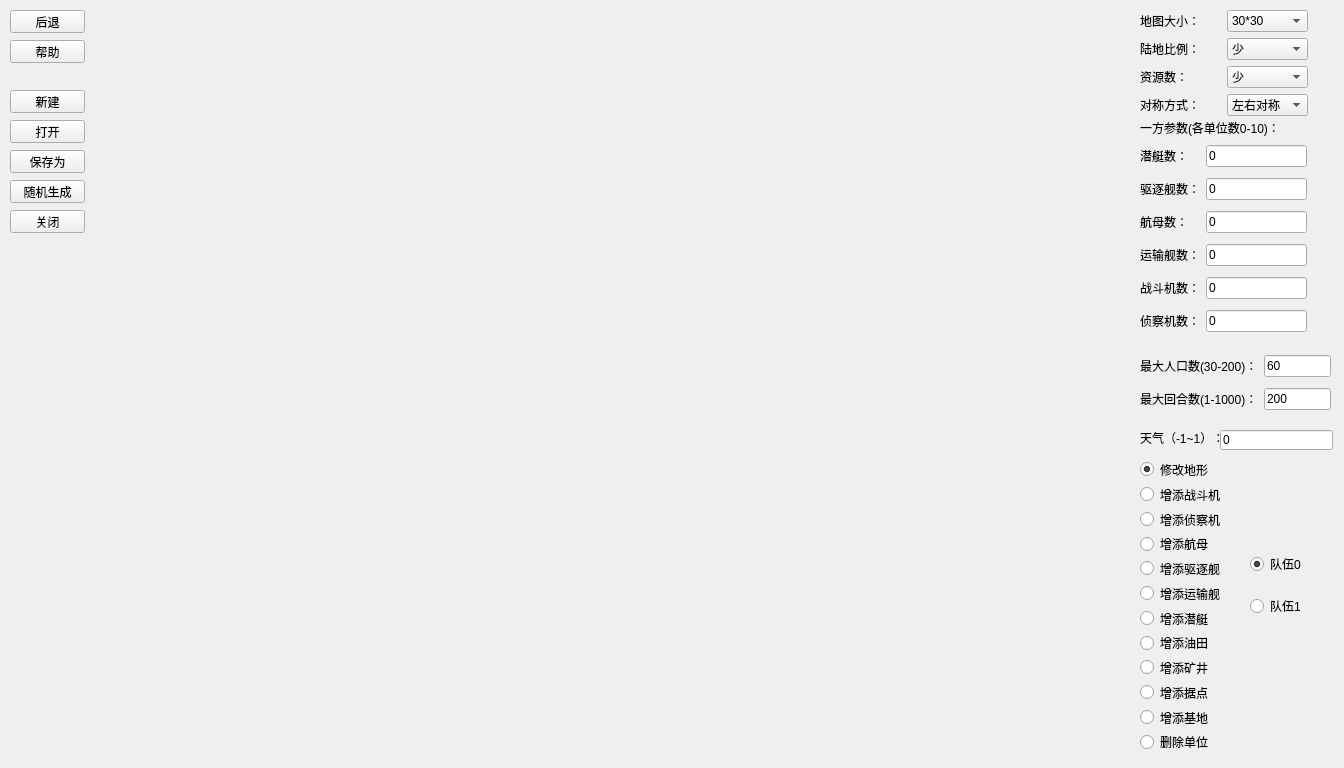
<?xml version="1.0" encoding="UTF-8"?>
<ui version="4.0">
 <class>Mapmaker</class>
 <widget class="QWidget" name="Mapmaker">
  <property name="geometry">
   <rect>
    <x>0</x>
    <y>0</y>
    <width>1344</width>
    <height>768</height>
   </rect>
  </property>
  <property name="windowTitle">
   <string>Form</string>
  </property>
  <widget class="QWidget" name="formLayoutWidget">
   <property name="geometry">
    <rect>
     <x>90</x>
     <y>0</y>
     <width>1031</width>
     <height>771</height>
    </rect>
   </property>
   <layout class="QFormLayout" name="CenterLayout">
    <property name="fieldGrowthPolicy">
     <enum>QFormLayout::AllNonFixedFieldsGrow</enum>
    </property>
    <property name="horizontalSpacing">
     <number>0</number>
    </property>
    <property name="verticalSpacing">
     <number>0</number>
    </property>
    <property name="rightMargin">
     <number>0</number>
    </property>
   </layout>
  </widget>
  <widget class="QWidget" name="layoutWidget">
   <property name="geometry">
    <rect>
     <x>1140</x>
     <y>140</y>
     <width>167</width>
     <height>201</height>
    </rect>
   </property>
   <layout class="QGridLayout" name="gridLayout">
    <item row="4" column="0">
     <widget class="QLabel" name="label_10">
      <property name="styleSheet">
       <string notr="true"/>
      </property>
      <property name="text">
       <string>战斗机数：</string>
      </property>
     </widget>
    </item>
    <item row="2" column="1">
     <widget class="QLineEdit" name="CarrierLineEdit">
      <property name="styleSheet">
       <string notr="true"/>
      </property>
      <property name="text">
       <string>0</string>
      </property>
     </widget>
    </item>
    <item row="4" column="1">
     <widget class="QLineEdit" name="FighterLineEdit">
      <property name="styleSheet">
       <string notr="true"/>
      </property>
      <property name="text">
       <string>0</string>
      </property>
     </widget>
    </item>
    <item row="5" column="0">
     <widget class="QLabel" name="label_11">
      <property name="styleSheet">
       <string notr="true"/>
      </property>
      <property name="text">
       <string>侦察机数：</string>
      </property>
     </widget>
    </item>
    <item row="0" column="0">
     <widget class="QLabel" name="label_5">
      <property name="styleSheet">
       <string notr="true"/>
      </property>
      <property name="text">
       <string>潜艇数：</string>
      </property>
     </widget>
    </item>
    <item row="1" column="1">
     <widget class="QLineEdit" name="DestroyerLineEdit">
      <property name="styleSheet">
       <string notr="true"/>
      </property>
      <property name="text">
       <string>0</string>
      </property>
     </widget>
    </item>
    <item row="3" column="0">
     <widget class="QLabel" name="label_9">
      <property name="styleSheet">
       <string notr="true"/>
      </property>
      <property name="text">
       <string>运输舰数：</string>
      </property>
     </widget>
    </item>
    <item row="2" column="0">
     <widget class="QLabel" name="label_8">
      <property name="styleSheet">
       <string notr="true"/>
      </property>
      <property name="text">
       <string>航母数：</string>
      </property>
     </widget>
    </item>
    <item row="5" column="1">
     <widget class="QLineEdit" name="ScoutLineEdit">
      <property name="autoFillBackground">
       <bool>false</bool>
      </property>
      <property name="styleSheet">
       <string notr="true"/>
      </property>
      <property name="text">
       <string>0</string>
      </property>
     </widget>
    </item>
    <item row="0" column="1">
     <widget class="QLineEdit" name="SubmarineLineEdit">
      <property name="styleSheet">
       <string notr="true"/>
      </property>
      <property name="text">
       <string>0</string>
      </property>
     </widget>
    </item>
    <item row="1" column="0">
     <widget class="QLabel" name="label_7">
      <property name="styleSheet">
       <string notr="true"/>
      </property>
      <property name="text">
       <string>驱逐舰数：</string>
      </property>
     </widget>
    </item>
    <item row="3" column="1">
     <widget class="QLineEdit" name="CargoLineEdit">
      <property name="styleSheet">
       <string notr="true"/>
      </property>
      <property name="text">
       <string>0</string>
      </property>
     </widget>
    </item>
   </layout>
  </widget>
  <widget class="QWidget" name="layoutWidget">
   <property name="geometry">
    <rect>
     <x>1140</x>
     <y>10</y>
     <width>168</width>
     <height>108</height>
    </rect>
   </property>
   <layout class="QGridLayout" name="gridLayout_2">
    <item row="0" column="0">
     <widget class="QLabel" name="label_2">
      <property name="styleSheet">
       <string notr="true"/>
      </property>
      <property name="text">
       <string>地图大小：</string>
      </property>
     </widget>
    </item>
    <item row="0" column="1">
     <widget class="QComboBox" name="SizeCombo">
      <property name="styleSheet">
       <string notr="true"/>
      </property>
      <item>
       <property name="text">
        <string>30*30</string>
       </property>
      </item>
      <item>
       <property name="text">
        <string>40*40</string>
       </property>
      </item>
      <item>
       <property name="text">
        <string>50*50</string>
       </property>
      </item>
      <item>
       <property name="text">
        <string>60*60</string>
       </property>
      </item>
      <item>
       <property name="text">
        <string>70*70</string>
       </property>
      </item>
      <item>
       <property name="text">
        <string>80*80</string>
       </property>
      </item>
      <item>
       <property name="text">
        <string>90*90</string>
       </property>
      </item>
      <item>
       <property name="text">
        <string>100*100</string>
       </property>
      </item>
     </widget>
    </item>
    <item row="1" column="0">
     <widget class="QLabel" name="label_3">
      <property name="styleSheet">
       <string notr="true"/>
      </property>
      <property name="text">
       <string>陆地比例：</string>
      </property>
     </widget>
    </item>
    <item row="1" column="1">
     <widget class="QComboBox" name="LandCombo">
      <property name="styleSheet">
       <string notr="true"/>
      </property>
      <item>
       <property name="text">
        <string>少</string>
       </property>
      </item>
      <item>
       <property name="text">
        <string>中</string>
       </property>
      </item>
      <item>
       <property name="text">
        <string>多</string>
       </property>
      </item>
     </widget>
    </item>
    <item row="2" column="0">
     <widget class="QLabel" name="label_4">
      <property name="styleSheet">
       <string notr="true"/>
      </property>
      <property name="text">
       <string>资源数：</string>
      </property>
     </widget>
    </item>
    <item row="2" column="1">
     <widget class="QComboBox" name="SourceCombo">
      <property name="styleSheet">
       <string notr="true"/>
      </property>
      <item>
       <property name="text">
        <string>少</string>
       </property>
      </item>
      <item>
       <property name="text">
        <string>中</string>
       </property>
      </item>
      <item>
       <property name="text">
        <string>多</string>
       </property>
      </item>
     </widget>
    </item>
    <item row="3" column="0">
     <widget class="QLabel" name="label">
      <property name="styleSheet">
       <string notr="true"/>
      </property>
      <property name="text">
       <string>对称方式：</string>
      </property>
     </widget>
    </item>
    <item row="3" column="1">
     <widget class="QComboBox" name="CenterCombo">
      <property name="styleSheet">
       <string notr="true"/>
      </property>
      <item>
       <property name="text">
        <string>左右对称</string>
       </property>
      </item>
      <item>
       <property name="text">
        <string>上下对称</string>
       </property>
      </item>
      <item>
       <property name="text">
        <string>中心对称</string>
       </property>
      </item>
     </widget>
    </item>
   </layout>
  </widget>
  <widget class="QLabel" name="label_13">
   <property name="geometry">
    <rect>
     <x>1140</x>
     <y>120</y>
     <width>161</width>
     <height>16</height>
    </rect>
   </property>
   <property name="styleSheet">
    <string notr="true"/>
   </property>
   <property name="text">
    <string>一方参数(各单位数0-10)：</string>
   </property>
  </widget>
  <widget class="QPushButton" name="ExitButton">
   <property name="geometry">
    <rect>
     <x>10</x>
     <y>10</y>
     <width>75</width>
     <height>23</height>
    </rect>
   </property>
   <property name="styleSheet">
    <string notr="true"/>
   </property>
   <property name="text">
    <string>后退</string>
   </property>
  </widget>
  <widget class="QPushButton" name="HelpButton">
   <property name="geometry">
    <rect>
     <x>10</x>
     <y>40</y>
     <width>75</width>
     <height>23</height>
    </rect>
   </property>
   <property name="styleSheet">
    <string notr="true"/>
   </property>
   <property name="text">
    <string>帮助</string>
   </property>
  </widget>
  <widget class="QWidget" name="layoutWidget">
   <property name="geometry">
    <rect>
     <x>1140</x>
     <y>350</y>
     <width>191</width>
     <height>66</height>
    </rect>
   </property>
   <layout class="QGridLayout" name="gridLayout_3">
    <item row="0" column="1">
     <widget class="QLineEdit" name="PopulationLineEdit">
      <property name="styleSheet">
       <string notr="true"/>
      </property>
      <property name="text">
       <string>60</string>
      </property>
     </widget>
    </item>
    <item row="1" column="1">
     <widget class="QLineEdit" name="RoundLineEdit">
      <property name="styleSheet">
       <string notr="true"/>
      </property>
      <property name="text">
       <string>200</string>
      </property>
     </widget>
    </item>
    <item row="1" column="0">
     <widget class="QLabel" name="label_6">
      <property name="styleSheet">
       <string notr="true"/>
      </property>
      <property name="text">
       <string>最大回合数(1-1000)：</string>
      </property>
     </widget>
    </item>
    <item row="0" column="0">
     <widget class="QLabel" name="label_12">
      <property name="styleSheet">
       <string notr="true"/>
      </property>
      <property name="text">
       <string>最大人口数(30-200)：</string>
      </property>
     </widget>
    </item>
   </layout>
  </widget>
  <widget class="QLabel" name="label_15">
   <property name="geometry">
    <rect>
     <x>1140</x>
     <y>430</y>
     <width>81</width>
     <height>16</height>
    </rect>
   </property>
   <property name="text">
    <string>天气（-1~1）：</string>
   </property>
  </widget>
  <widget class="QLineEdit" name="WeatherLineEdit">
   <property name="geometry">
    <rect>
     <x>1220</x>
     <y>430</y>
     <width>113</width>
     <height>20</height>
    </rect>
   </property>
   <property name="text">
    <string>0</string>
   </property>
  </widget>
  <widget class="QPushButton" name="OpenPushButton">
   <property name="geometry">
    <rect>
     <x>10</x>
     <y>120</y>
     <width>75</width>
     <height>23</height>
    </rect>
   </property>
   <property name="text">
    <string>打开</string>
   </property>
  </widget>
  <widget class="QWidget" name="layoutWidget">
   <property name="geometry">
    <rect>
     <x>1140</x>
     <y>460</y>
     <width>91</width>
     <height>291</height>
    </rect>
   </property>
   <layout class="QVBoxLayout" name="verticalLayout">
    <item>
     <widget class="QRadioButton" name="ChangeRadioButton">
      <property name="text">
       <string>修改地形</string>
      </property>
      <property name="checked">
       <bool>true</bool>
      </property>
     </widget>
    </item>
    <item>
     <widget class="QRadioButton" name="FighterButton">
      <property name="text">
       <string>增添战斗机</string>
      </property>
     </widget>
    </item>
    <item>
     <widget class="QRadioButton" name="ScoutButton">
      <property name="text">
       <string>增添侦察机</string>
      </property>
     </widget>
    </item>
    <item>
     <widget class="QRadioButton" name="CarrierButton">
      <property name="text">
       <string>增添航母</string>
      </property>
     </widget>
    </item>
    <item>
     <widget class="QRadioButton" name="DestroyerButton">
      <property name="text">
       <string>增添驱逐舰</string>
      </property>
     </widget>
    </item>
    <item>
     <widget class="QRadioButton" name="CargoButton">
      <property name="text">
       <string>增添运输舰</string>
      </property>
     </widget>
    </item>
    <item>
     <widget class="QRadioButton" name="SubmarineButton">
      <property name="text">
       <string>增添潜艇</string>
      </property>
     </widget>
    </item>
    <item>
     <widget class="QRadioButton" name="OilfieldButton">
      <property name="text">
       <string>增添油田</string>
      </property>
     </widget>
    </item>
    <item>
     <widget class="QRadioButton" name="MineButton">
      <property name="text">
       <string>增添矿井</string>
      </property>
     </widget>
    </item>
    <item>
     <widget class="QRadioButton" name="FortButton">
      <property name="text">
       <string>增添据点</string>
      </property>
     </widget>
    </item>
    <item>
     <widget class="QRadioButton" name="BaseButton">
      <property name="text">
       <string>增添基地</string>
      </property>
     </widget>
    </item>
    <item>
     <widget class="QRadioButton" name="DeleteButton">
      <property name="text">
       <string>删除单位</string>
      </property>
     </widget>
    </item>
   </layout>
  </widget>
  <widget class="QPushButton" name="SaveButton">
   <property name="geometry">
    <rect>
     <x>10</x>
     <y>150</y>
     <width>75</width>
     <height>23</height>
    </rect>
   </property>
   <property name="styleSheet">
    <string notr="true"/>
   </property>
   <property name="text">
    <string>保存为</string>
   </property>
  </widget>
  <widget class="QPushButton" name="RandomButton">
   <property name="geometry">
    <rect>
     <x>10</x>
     <y>180</y>
     <width>75</width>
     <height>23</height>
    </rect>
   </property>
   <property name="styleSheet">
    <string notr="true"/>
   </property>
   <property name="text">
    <string>随机生成</string>
   </property>
  </widget>
  <widget class="QWidget" name="layoutWidget">
   <property name="geometry">
    <rect>
     <x>1250</x>
     <y>540</y>
     <width>55</width>
     <height>91</height>
    </rect>
   </property>
   <layout class="QVBoxLayout" name="verticalLayout_2">
    <item>
     <widget class="QRadioButton" name="Team0Button">
      <property name="text">
       <string>队伍0</string>
      </property>
      <property name="checked">
       <bool>true</bool>
      </property>
     </widget>
    </item>
    <item>
     <widget class="QRadioButton" name="Team1Button">
      <property name="text">
       <string>队伍1</string>
      </property>
     </widget>
    </item>
   </layout>
  </widget>
  <widget class="QPushButton" name="NewButton">
   <property name="geometry">
    <rect>
     <x>10</x>
     <y>90</y>
     <width>75</width>
     <height>23</height>
    </rect>
   </property>
   <property name="text">
    <string>新建</string>
   </property>
  </widget>
  <widget class="QPushButton" name="ClosePushButton">
   <property name="geometry">
    <rect>
     <x>10</x>
     <y>210</y>
     <width>75</width>
     <height>23</height>
    </rect>
   </property>
   <property name="text">
    <string>关闭</string>
   </property>
  </widget>
 </widget>
 <tabstops>
  <tabstop>SizeCombo</tabstop>
  <tabstop>LandCombo</tabstop>
  <tabstop>SourceCombo</tabstop>
  <tabstop>CenterCombo</tabstop>
  <tabstop>SubmarineLineEdit</tabstop>
  <tabstop>DestroyerLineEdit</tabstop>
  <tabstop>CarrierLineEdit</tabstop>
  <tabstop>CargoLineEdit</tabstop>
  <tabstop>FighterLineEdit</tabstop>
  <tabstop>ScoutLineEdit</tabstop>
  <tabstop>PopulationLineEdit</tabstop>
  <tabstop>RoundLineEdit</tabstop>
  <tabstop>WeatherLineEdit</tabstop>
  <tabstop>ExitButton</tabstop>
  <tabstop>HelpButton</tabstop>
 </tabstops>
 <resources/>
 <connections/>
</ui>
